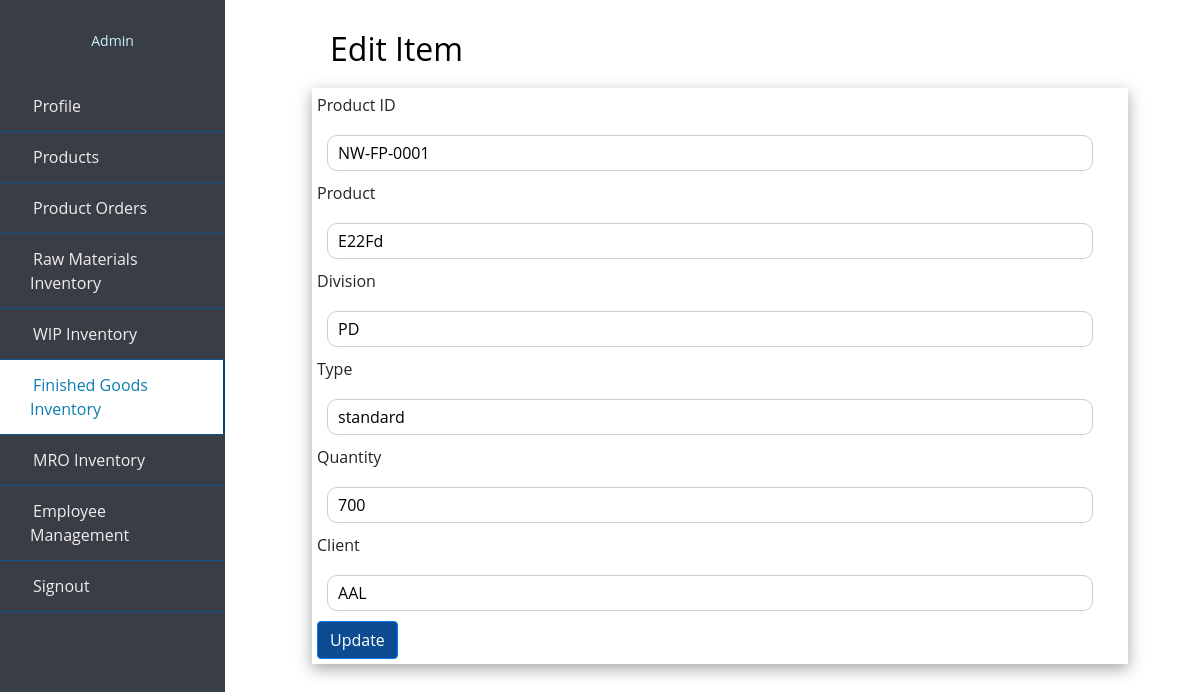
The page /edit_finishedg.php?editid=NW-FP-0001 on the database as committed earlier.
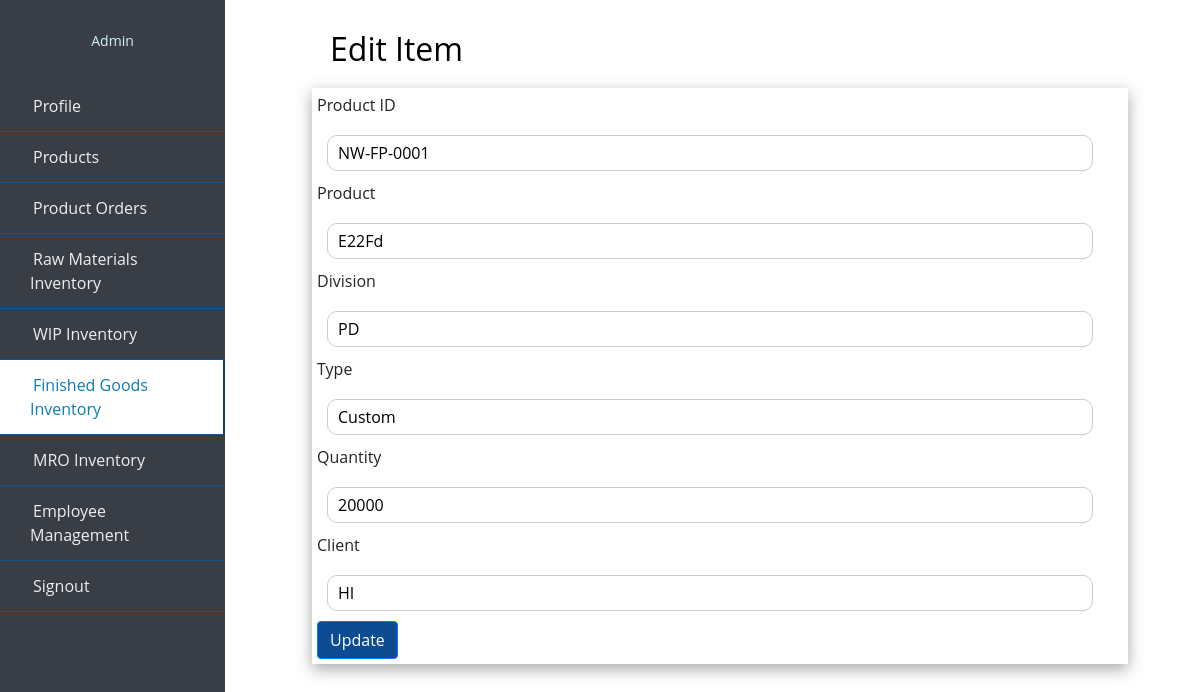
The same page on the database as committed later.
### tables this page shows
CREATE TABLE `finished_goods` (
  `product_id` varchar(10) NOT NULL,
  `product` varchar(50) NOT NULL,
  `division` varchar(50) NOT NULL,
  `type` varchar(20) NOT NULL,
  `quantity` int(10) NOT NULL,
  `client` varchar(10) NOT NULL
);

### edit_finishedg.php (the view, shortened to what this page needs)
<?php
include 'partial/dbconnect.php';
if(isset($_GET['editid'])){
$product_id=$_GET['editid'];
$sql="SELECT * FROM `finished_goods` WHERE product_id = '$product_id'";
$result=$conn->query($sql);
$data=$result->fetch_assoc();
}
?>
<!doctype html>
<html lang="en">
  <head>
    <link rel="stylesheet" href="https://stackpath.bootstrapcdn.com/bootstrap/4.4.1/css/bootstrap.min.css">
    <link rel="stylesheet" href="style.css">
    <link rel="stylesheet" href="https://cdn.jsdelivr.net/npm/bootstrap-icons@1.7.2/font/bootstrap-icons.css">
  </head>
  <body>
  <div class="wrapper">
        <div class="sidebar">
            <div class="profile">
            <p>Admin</p>
            </div>
            <ul>
                <li>
                    <a href="admin_profile.php">
                        <span class="item">Profile</span>
                    </a>
                </li>
                <li>
                    <a href="admin_products.php">
                        <span class="item">Products</span>
                    </a>
                </li>
                <li>
                    <a href="admin_porders.php">
                        <span class="item">Product Orders</span>
                    </a>
                </li>
                <li>
                    <a href="admin_rawmaterials.php">
                        <span class="item">Raw Materials Inventory</span>
                    </a>
                </li>
                <li>
                    <a href="admin_wip.php">
                        <span class="item">WIP Inventory</span>
                    </a>
                </li>
                <li>
                    <a href="admin_finishedg.php"  class="active">
                        <span class="item">Finished Goods Inventory</span>
                    </a>
                </li>
                <li>
                    <a href="admin_mro.php">
                        <span class="item">MRO Inventory</span>
                    </a>
                </li>
                <li>
                    <a href="admin_empmanage.php">
                        <span class="item">Employee Management</span>
                    </a>
                </li>
                <li>
                        <a href="/project/logout.php"><span class="item">Signout</span></a>
                </li>
  </ul>
       </div>
</div>
<div class="content">
<h2 class="heading"> Edit Item</h2>
<div class="box">
<div>
  <form action="modify_finishedg.php?editid=<?= $product_id?>" method="post">
    <label>Product ID</label>
    <input type="text"  name="product_id" placeholder="Product ID" value="<?= $data['product_id']?>">
    <br>
    <label>Product</label>
    <input type="text"  name="product" placeholder="product" value="<?= $data['product']?>">
    <br>
    <label>Division</label>
    <input type="text"  name="division" placeholder="division" value="<?= $data['division']?>">
    <br>
    <label>Type</label>
    <br>
    <input type="text"  name="type" placeholder="type" value="<?= $data['type']?>">
    <br>
    <label>Quantity</label>
    <br>
    <input type="text"  name="quantity" placeholder="quantity" value="<?= $data['quantity']?>">
    <br>
    <label>Client</label>
    <br>
    <input type="text"  name="client" placeholder="client" value="<?= $data['client']?>">
    <button type="submit" class="btn btn-primary" name="update">Update</button>
  </form>
  </div>
</div>
</div>
</body>
</html>

### style.css (style rules this page uses)
h2 { color: #8EC3B0; }
.item { padding: 3px; text-align: center; }
.wrapper .sidebar { background:#393E46; position: fixed; top: 0; left: 0; width: 225px; height: 100%; padding: 20px 0; transition: all 0.5s ease; }
.wrapper .sidebar .profile { margin-bottom: 30px; text-align: center; }
.wrapper .sidebar .profile p { color: rgb(206, 240, 253); font-size: 14px; }
.wrapper .sidebar ul li a { display: block; padding: 13px 30px; border-bottom: 1px solid #10558d; color: rgb(241, 237, 237); font-size: 16px; position: relative; }
.wrapper .sidebar ul li a:hover, .wrapper .sidebar ul li a.active { color: #0c7db1; background:white; border-right: 2px solid rgb(5, 68, 104); }
.wrapper .sidebar ul li a:hover:before, .wrapper .sidebar ul li a.active:before { display: block; }
.content { border: 1px; background-color: #FEFCF3 ; margin-top: 80px; margin-bottom: 60px; margin-right: 20px; margin-left: 250px; }

### edit_finishedg.php (style rules this page uses)
.content { border: 1px; margin-top: 30px; margin-bottom: 60px; margin-right: 0px; margin-left: 240px; word-wrap: break-word; background-color:white; }
* { list-style: none; text-decoration: none; margin: 0; padding: 0; box-sizing: border-box; font-family: 'Open Sans', sans-serif; }
.content .box { padding: 5px; width: 85%; box-shadow: rgba(0, 0, 0, 0.35) 0px 5px 15px; display: block; margin-left: auto; margin-right: auto; }
input[type=text], select { width: 95%; padding: 5px 10px; margin-top: 10px; margin-bottom: 10px; margin-right: 0px; margin-left: 10px; display: inline-block; border: 1px solid #ccc; border-radius: 10px; box-sizing: border-box; }
.heading { margin-left: 90px; color: black; margin-bottom: 20px; }
.btn-primary, .btn-primary:hover, .btn-primary:active, .btn-primary:visited { background-color: #0D4C92; }

Rows that differ between the two databases and show on the page:
changed finished_goods "NW-FP-0001": type "standard" → "Custom"; quantity "700" → "20000"; client "AAL" → "HI"
